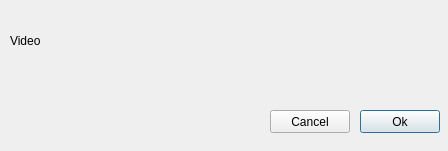
<?xml version="1.0" encoding="UTF-8"?>
<ui version="4.0">
 <class>IVideoConfig</class>
 <widget class="QDialog" name="IVideoConfig">
  <property name="geometry">
   <rect>
    <x>0</x>
    <y>0</y>
    <width>448</width>
    <height>151</height>
   </rect>
  </property>
  <property name="windowTitle">
   <string>Video Configuration</string>
  </property>
  <widget class="QLabel" name="lblVid">
   <property name="geometry">
    <rect>
     <x>10</x>
     <y>30</y>
     <width>71</width>
     <height>21</height>
    </rect>
   </property>
   <property name="text">
    <string>Video</string>
   </property>
  </widget>
  <widget class="Filebrowser" name="filLocation" native="true">
   <property name="geometry">
    <rect>
     <x>80</x>
     <y>30</y>
     <width>361</width>
     <height>21</height>
    </rect>
   </property>
  </widget>
  <widget class="QPushButton" name="cmdOk">
   <property name="geometry">
    <rect>
     <x>360</x>
     <y>110</y>
     <width>80</width>
     <height>23</height>
    </rect>
   </property>
   <property name="text">
    <string>Ok</string>
   </property>
  </widget>
  <widget class="QPushButton" name="cmdCancel">
   <property name="geometry">
    <rect>
     <x>270</x>
     <y>110</y>
     <width>80</width>
     <height>23</height>
    </rect>
   </property>
   <property name="text">
    <string>Cancel</string>
   </property>
  </widget>
 </widget>
 <customwidgets>
  <customwidget>
   <class>Filebrowser</class>
   <extends>QWidget</extends>
   <header>filebrowser.h</header>
   <container>1</container>
  </customwidget>
 </customwidgets>
 <resources/>
 <connections/>
</ui>
